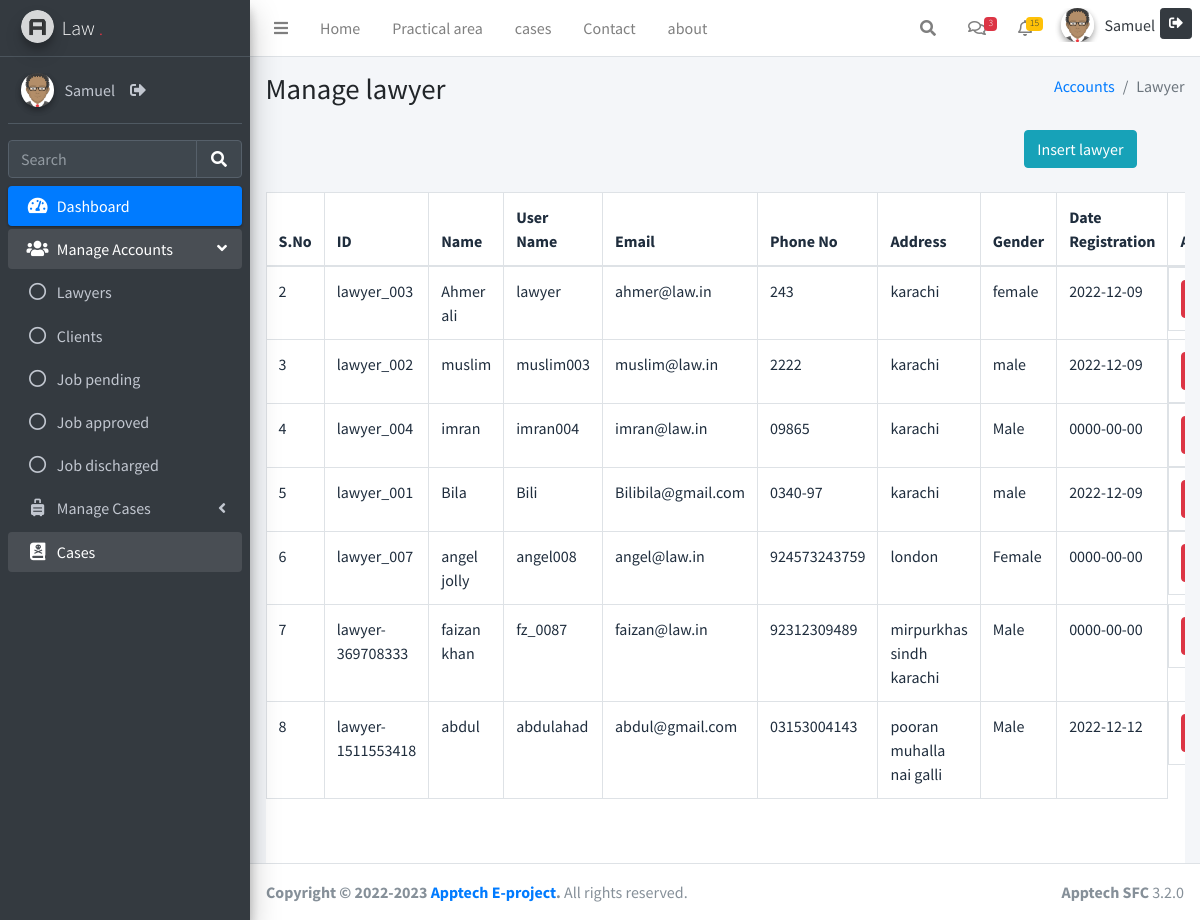
The app's page /website/admin/tables.php?user=lawyer&role_id=2 (signed in) with its own data.
### tables this page shows
CREATE TABLE `register` (
  `id` int(11) NOT NULL,
  `unique_id` varchar(20) NOT NULL,
  `name` varchar(100) NOT NULL,
  `username` varchar(100) NOT NULL,
  `email` varchar(140) NOT NULL,
  `password` varchar(150) NOT NULL,
  `role_id` int(11) NOT NULL DEFAULT 3,
  `profile` varchar(100) NOT NULL,
  `edu_id` int(11) DEFAULT NULL,
  `phone` varchar(100) NOT NULL DEFAULT 'N/A',
  `address` varchar(100) NOT NULL DEFAULT 'pk',
  `gender` varchar(50) NOT NULL DEFAULT 'male',
  `data_reg` date NOT NULL,
  `about` varchar(200) NOT NULL DEFAULT 'Hello , I am here you looking me , I am your best lawyers'
);

### website/admin/tables.php (the view, shortened to what this page needs)
<?php
include ("function.php");
$user = $_REQUEST['user'];
$role_id = $_REQUEST['role_id'];
?>
<div class="content-header">
      <div class="container-fluid">
        <div class="row mb-2">
          <div class="col-sm-6">
          <h1 class="m-0">Manage <?=$user?></h1>
          </div>
          <div class="col-sm-6">
            <ol class="breadcrumb float-sm-right">
              <li class="breadcrumb-item"><a href="#">Accounts</a></li>
              <li class="breadcrumb-item active"><?php echo ucfirst($_REQUEST['user']); ?></li>
            </ol>
          </div>
        </div>
      </div>
    </div>
    <section class="content">
      <div class="container-fluid">
        <div class="row mb-4">
          <div class="col-12"> <a href="tables.php?insert='data'&role_id=<?=$role_id?>&user=<?=$user?>" class="btn btn-info float-md-right mr-5">Insert <?=$user?></a></div>
        </div>
        <div class="table-responsive bg-white">
          <table class="table table-bordered">
            <thead>
              <tr>
                <th>S.No</th>
                <th> ID</th>
                <th>Name</th>
                <th>User Name</th>
                <th>Email</th>
                <th>Phone No</th>
                <th>Address</th>
                <th>Gender</th>
                <th>Date Registration</th>
                <th>Action</th>
              </tr>
              <tbody>
              <?php
                    $q = $db_conn->query('SELECT * FROM register WHERE `role_id` = "'.$_REQUEST['role_id'].'"');
                    $output="";
                        $sno = 1;
                    if(mysqli_num_rows($q) >0){
                            while($row = mysqli_fetch_assoc($q)){
                              $sno++;
                              $output.="
                                    <tr>
                                    <td>{$sno}</td>
                                    <td>{$row['unique_id']}</td>
                                    <td>{$row['name']}</td>
                                    <td>{$row['username']}</td>
                                    <td>{$row['email']}</td>
                                    <td>{$row['phone']}</td>
                                    <td>{$row['address']}</td>
                                    <td>{$row['gender']}</td>
                                    <td>{$row['data_reg']}</td>
                                    <td class='d-flex'><a href='action/action.php?del_id={$row['unique_id']}&role_id={$role_id}&user={$user}' class='btn btn-danger' '><i class='fas fa-drum'></i></a><a href='tables.php?edit={$row['unique_id']}&role_id={$role_id}&user={$user}' id='edit_btn'   class='ml-1 btn btn-info'><i class='fas fa-book-open'></i></a></td>
                                    </tr>
                                    ";
                            }
                    }else{
                        $output= "<tr><td class='text-center'>no data found<td></tr>";
                    }
                    ?>
              <?php echo $output ?>
              </tbody>
            </thead>
          </table>
    <section class="content">
      <div class="container-fluid mt-5">
        <div class="row">
          <div class="col-md-6 offset-3" style="display:<?=$display?>">
          </div>
        </div>
      </div>
    </section>
        </div>
      </div>
    </section>

### records on screen
register: unique "lawyer_003", name "Ahmer ali", username "lawyer", email "ahmer@law.in", phone "243", address "karachi", gender "female", data_reg "2022-12-09"
register: unique "lawyer_002", name "muslim", username "muslim003", email "muslim@law.in", phone "2222", address "karachi", gender "male", data_reg "2022-12-09"
register: unique "lawyer_004", name "imran", username "imran004", email "imran@law.in", phone "09865", address "karachi", gender "Male", data_reg "0000-00-00"
register: unique "lawyer_001", name "Bila", username "Bili", email "Bilibila@gmail.com", phone "0340-97", address "karachi", gender "male", data_reg "2022-12-09"
register: unique "lawyer_007", name "angel jolly", username "angel008", email "angel@law.in", phone "924573243759", address "london", gender "Female", data_reg "0000-00-00"
register: unique "lawyer-369708333", name "faizan khan", username "fz_0087", email "faizan@law.in", phone "92312309489", address "mirpurkhas sindh karachi", gender "Male", data_reg "0000-00-00"
register: unique "lawyer-1511553418", name "abdul", username "abdulahad", email "abdul@gmail.com", phone "03153004143", address "pooran muhalla nai galli", gender "Male", data_reg "2022-12-12"

### other values on screen
$userName "Samuel"
$user "lawyer"
$_REQUEST['user'] "Lawyer"
